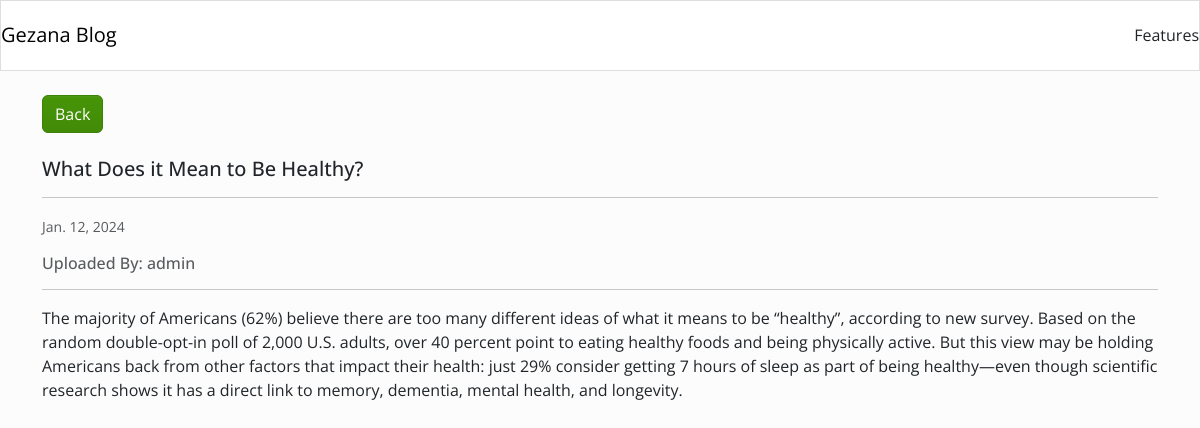
Page /2/ on the committed database.
### blog/models.py (models this page shows)
class Article(models.Model):
    title= models.CharField(max_length=255)
    content = models.TextField()
    author=models.ForeignKey(User, on_delete=models.CASCADE,default=12345)
    date=models.DateField(auto_now_add=True)
    featured = models.BooleanField(default=False)

### blog/views.py (the view)
# urls.py: path('<int:pk>/', DetailPage.as_view() ,name='detail_article'),
class DetailPage(DetailView):
    model=Article
    template_name='blog/blog_post.html'

### blog/templates/blog/blog_post.html
{% extends 'blog/base.html' %}
{% block content %}
<div class="container mt-4">
    <a class="btn btn-success" href="{% url 'index' %}" role="button">Back</a>
</div>
<div class="container mt-4">
    <h5 class="card-title">{{object.title}}</h5>
    <hr>
    <p class="card-text"><small class="text-muted">{{object.date}}</small></p>
    <h6 class="card-subtitle mb-2 text-muted">Uploaded By: {{object.author.username}}</h6>
    <hr>
    <p class="card-text">{{object.content }}</p>
</div>
{% endblock content %}

### rows in the picture
Article: title "What Does it Mean to Be Healthy?", date "Jan. 12, 2024", author.username "admin", content "The majority of Americans (62%) believe there are too many different ideas of what it means to be “healthy”, according to new survey. Based on the random double-opt-in poll of 2,000 U.S. adults, over 40 percent point to eating healthy foods and being physically active. But this view may be holding Americans back from other factors that impact their health: just 29% consider getting 7 hours of sleep as part of being healthy—even though scientific research shows it has a direct link to memory, dementia, mental health, and longevity."
